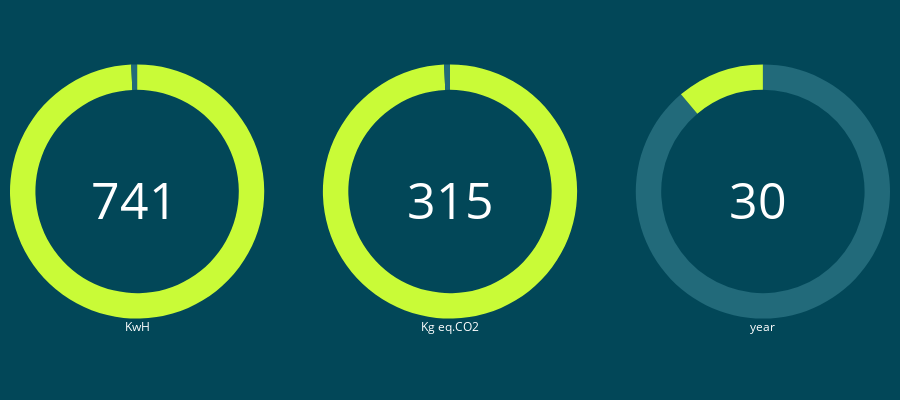

The notebook cell saved with this chart:
### Code cell
from plotly.subplots import make_subplots #ne pas oublier d'importer la librairieb
 
figPie = make_subplots(rows=1, cols=3,  # on spécifie les caractéristique du subplot le nombre de rang et de colonnes
                       specs=[[{'type': 'domain'}, {'type': 'domain'}, {'type': 'domain'}]])
figPie.add_trace(go.Pie(values=[project_energy, df.energy_consumed.sum()-project_energy], title="KwH",
                        title_position='bottom center', textinfo='none', hole=.8, marker=dict(colors=[vividgreen, greygreen]), hoverinfo='skip'),
                 row=1, col=1)  # on donne la postion du plot
figPie.add_trace(go.Pie(values=[project_emissions, df.emissions_sum.sum()-project_emissions],  textinfo='none', hole=.8, marker=dict(
    colors=[vividgreen, greygreen]), hoverinfo='skip', title='Kg eq.CO2', title_position='bottom center'), row=1, col=2)
figPie.add_trace(go.Pie(values=[duration, (df.duration.sum()-duration)], textinfo='none', hole=.8, marker=dict(colors=[vividgreen, greygreen]), hoverinfo="skip", title=duration_project_unit,
                        title_position='bottom center'), row=1, col=3)


figPie.update_layout(
    font=dict(color='white'), paper_bgcolor=darkgreen,
    height=400,
    showlegend=False,
    annotations=[dict(text=str(round(project_energy)), font=dict(color='white',), x=0.09, y=0.5, font_size=50, showarrow=False), #chaque dictionnaire va correspondre à un graphique
                 dict(text=str(round(project_emissions)), x=0.5,
                      y=0.5, font_size=50, showarrow=False),
                 dict(text=duration_project, font=dict(color='white',),
                      x=0.885, y=0.5, font_size=50, showarrow=False) #il faut positionner l'annotation par les coordonnées x et y
                 ],
    margin=dict(l=10, r=10, b=10, t=10)
)

### Figure 1 — Plotly figure (JSON) as saved in the notebook; plotly's stock layout.template omitted (floating-point values rounded to 4 significant figures)
{"data": [{"domain": {"x": [0, 0.2889], "y": [0, 1]}, "hole": 0.8, "hoverinfo": "skip", "marker": {"colors": ["#c9fb37", "#226a7a"]}, "textinfo": "none", "title": {"position": "bottom center", "text": "KwH"}, "type": "pie", "values": [741.4, 5.54]}, {"domain": {"x": [0.3556, 0.6444], "y": [0, 1]}, "hole": 0.8, "hoverinfo": "skip", "marker": {"colors": ["#c9fb37", "#226a7a"]}, "textinfo": "none", "title": {"position": "bottom center", "text": "Kg eq.CO2"}, "type": "pie", "values": [314.8, 2.352]}, {"domain": {"x": [0.7111, 1], "y": [0, 1]}, "hole": 0.8, "hoverinfo": "skip", "marker": {"colors": ["#c9fb37", "#226a7a"]}, "textinfo": "none", "title": {"position": "bottom center", "text": "year"}, "type": "pie", "values": [15761901, 125589082]}], "layout": {"annotations": [{"font": {"color": "white", "size": 50}, "showarrow": false, "text": "741", "x": 0.09, "y": 0.5}, {"font": {"size": 50}, "showarrow": false, "text": "315", "x": 0.5, "y": 0.5}, {"font": {"color": "white", "size": 50}, "showarrow": false, "text": "30", "x": 0.885, "y": 0.5}], "font": {"color": "white"}, "height": 400, "margin": {"b": 10, "l": 10, "r": 10, "t": 10}, "paper_bgcolor": "#024758", "showlegend": false}}
